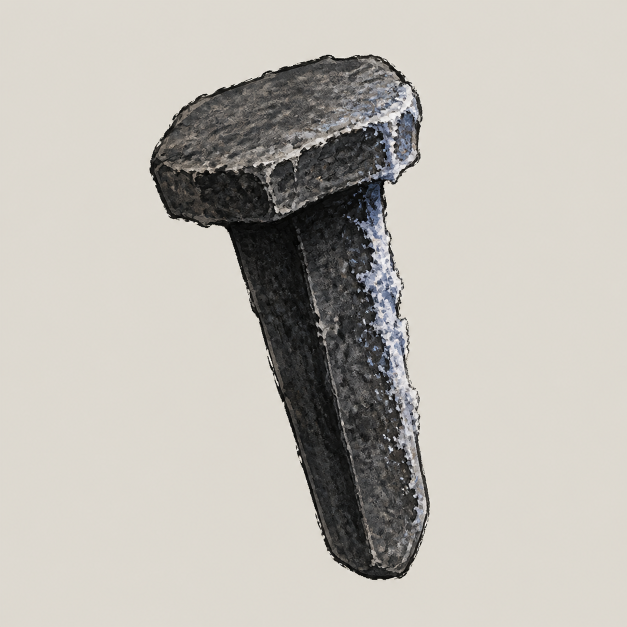
#> input picture Artifacts/GraphicsRemediation/P1/item.relic.frozen_nail/pilot/revision-01/selected/item.relic.frozen_nail.icon.selected-C.png, 1254 x 1254 px (shown at 1/2 size)
$ python extract_selected.py
#> lines starting #> are read from the running program, lines starting #| are printed output that depends on the picture; after the words box and inside, x2 and y2 are one past the last pixel; in counts of white or black regions, pixels touching at a corner belong together
from pathlib import Path
import hashlib, json
import numpy as np
from PIL import Image, ImageDraw

ROOT = Path(__file__).resolve().parent
SOURCE = ROOT / "selected/item.relic.frozen_nail.icon.selected-C.png"
OUT_DIR = ROOT / "alpha-revision-01"
OUT_DIR.mkdir(parents=True, exist_ok=True)
OUTPUT = OUT_DIR / "item.relic.frozen_nail.icon.selected-C-alpha.png"
MASK = OUT_DIR / "mask.png"
METRICS = OUT_DIR / "metrics.json"

rgb8 = np.asarray(Image.open(SOURCE).convert("RGB"), dtype=np.uint8)
#> rgb8 is the input picture: shape (1254, 1254, 3); mean R, G, B 190.2, 186.5, 179.6
rgb = rgb8.astype(np.float32)
h, w = rgb.shape[:2]
#> h = 1254; w = 1254
yy, xx = np.mgrid[0:h, 0:w]
xn = xx/(w-1)*2-1
yn = yy/(h-1)*2-1
F = np.stack([np.ones_like(xn),xn,yn,xn*xn,yn*yn,xn*yn], axis=2)
border = (xx<int(w*.12))|(xx>=int(w*.88))|(yy<int(h*.12))|(yy>=int(h*.88))
sample = border & ((xx%4)==0) & ((yy%4)==0)
X = F[sample]
bg = np.empty_like(rgb)
for c in range(3):
    coef,*_ = np.linalg.lstsq(X, rgb[:,:,c][sample], rcond=None)
    bg[:,:,c] = np.tensordot(F, coef, axes=([2],[0]))
#> this loop made 3 passes
#> coef on passes 1 to 3: [200.9, -0.842, -0.398, 21.74, 10.18, -0.874], [196.7, -0.844, -0.417, 21.38, 10.01, -0.849], [188.9, -0.817, -0.478, 20.48, 9.59, -0.816]
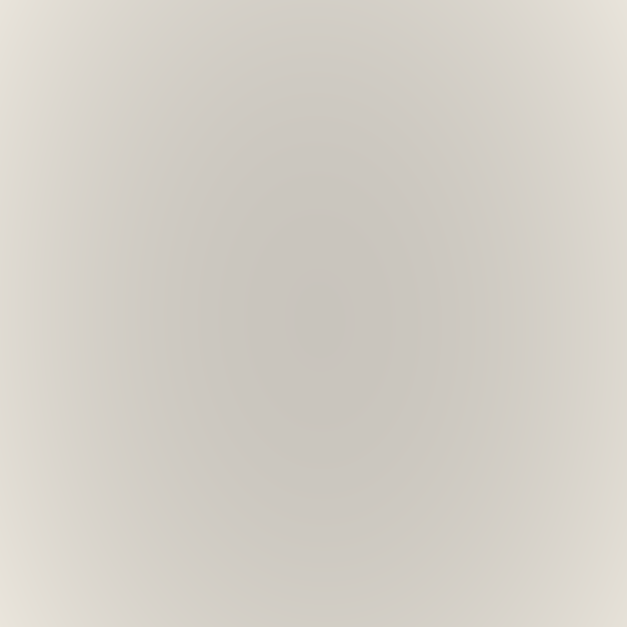
#> bg: shape (1254, 1254, 3) float32 (shown at 1/2 size); mean R, G, B 213.1, 206.8, 198.5

delta = np.sqrt(np.sum((rgb-bg)**2, axis=2))
luma = .2126*rgb[:,:,0]+.7152*rgb[:,:,1]+.0722*rgb[:,:,2]
blue = np.maximum(rgb[:,:,2]-rgb[:,:,0], rgb[:,:,2]-rgb[:,:,1])
a_dark = np.clip((195-luma)*8,0,255)
a_frost = np.clip((blue-2)*24,0,255)
chroma = rgb.max(axis=2)-rgb.min(axis=2)
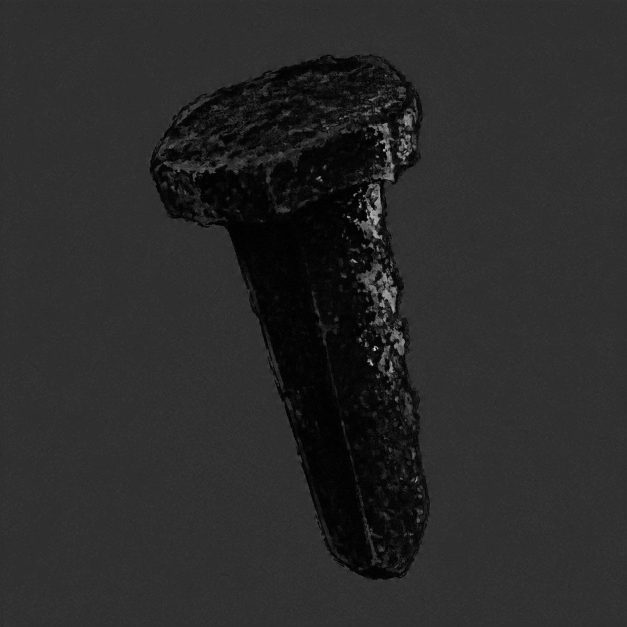
#> chroma: shape (1254, 1254) float32 (shown at 1/2 size); min 0, max 70, mean 11.5; drawn with min black and max white
a_chroma = np.clip((chroma-15)*12,0,255)
alpha = np.maximum.reduce([a_dark,a_frost,a_chroma]).astype(np.uint8)

roi_im = Image.new("L",(w,h),0)
#> roi_im: PIL image 1254x1254 L; every value is 0
d = ImageDraw.Draw(roi_im)
d.polygon([(280,205),(385,150),(650,105),(790,155),(855,270),(835,390),(755,455),(795,860),(770,1090),(700,1175),(600,1180),(535,1090),(505,885),(465,620),(425,470),(335,420),(285,330)],fill=255)
roi = np.asarray(roi_im)>0
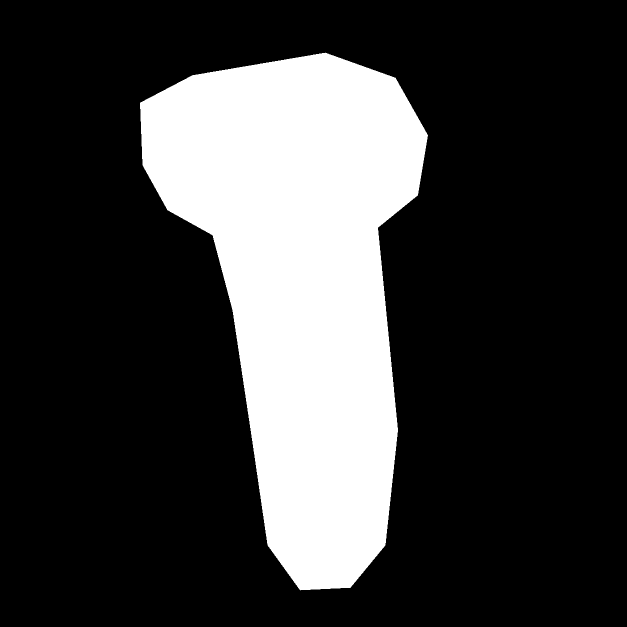
#> roi: shape (1254, 1254) bool (shown at 1/2 size); 23.4% white; 1 white region, box (x1, y1, x2, y2) and area: (280, 105, 856, 1181) 367561
alpha[~roi]=0
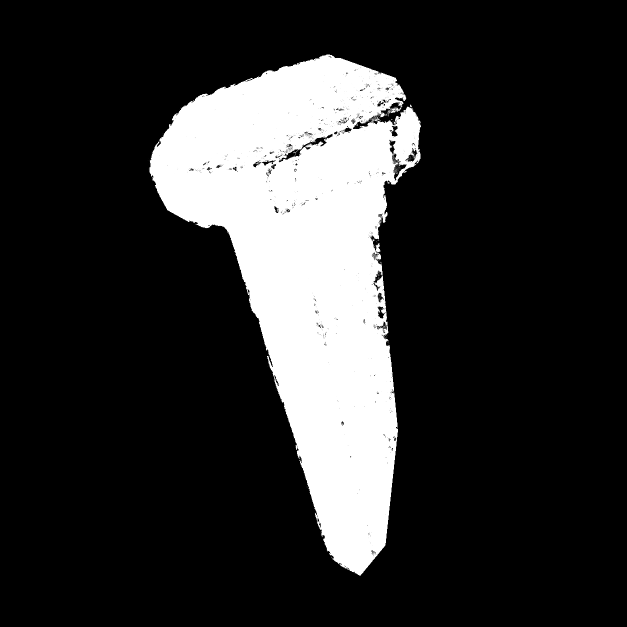
#> alpha: shape (1254, 1254) (shown at 1/2 size); min 0, max 255, mean 46.1
alpha[alpha<5]=0
#> alpha: shape (1254, 1254); under 0.01% of pixels changed, all inside (x1, y1, x2, y2) = (497, 145, 833, 1061)

af=alpha.astype(np.float32)/255
out=rgb.copy()
partial=(alpha>0)&(alpha<255)
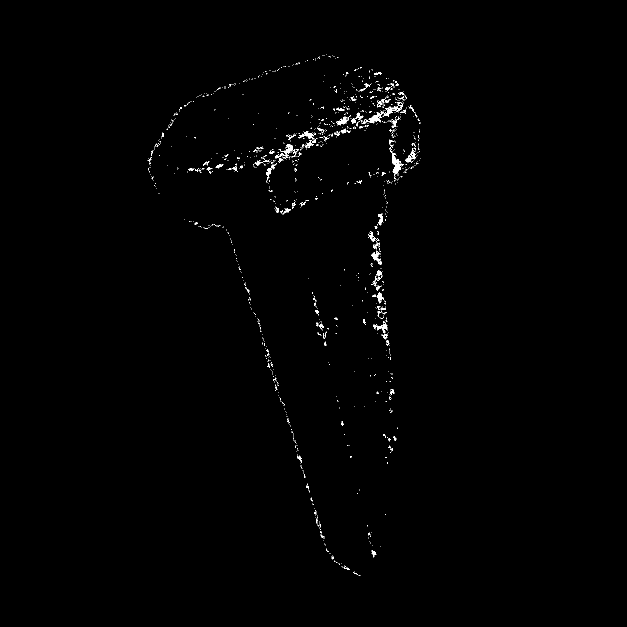
#> partial: shape (1254, 1254) bool (shown at 1/2 size); 0.57% white in thin lines or dots, all inside (x1, y1, x2, y2) = (295, 109, 842, 1152)
safe=np.maximum(af[partial,None],1/255)
#> safe = 8897 values, max 0.996 at index 166, min 0.0196 at index 197, mean 0.506
fg=bg[partial]+(rgb[partial]-bg[partial])/safe
out[partial]=np.minimum(np.clip(fg,0,255),rgb[partial]*.62)
out[alpha==0]=0
rgba=np.dstack([out.astype(np.uint8),alpha])
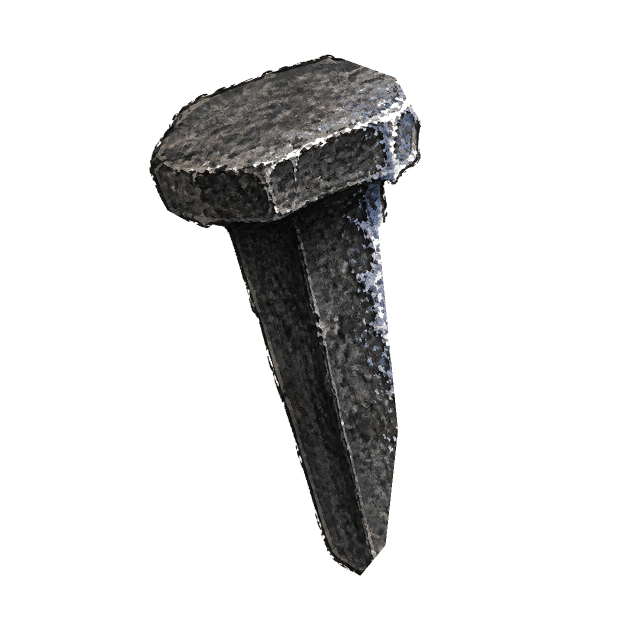
#> rgba: shape (1254, 1254, 4) (shown at 1/2 size); mean R, G, B, A 11.9, 11.8, 11.8, 46.1; transparent parts drawn white
Image.fromarray(alpha,"L").save(MASK)
Image.fromarray(rgba,"RGBA").save(OUTPUT)

vis=alpha>=16
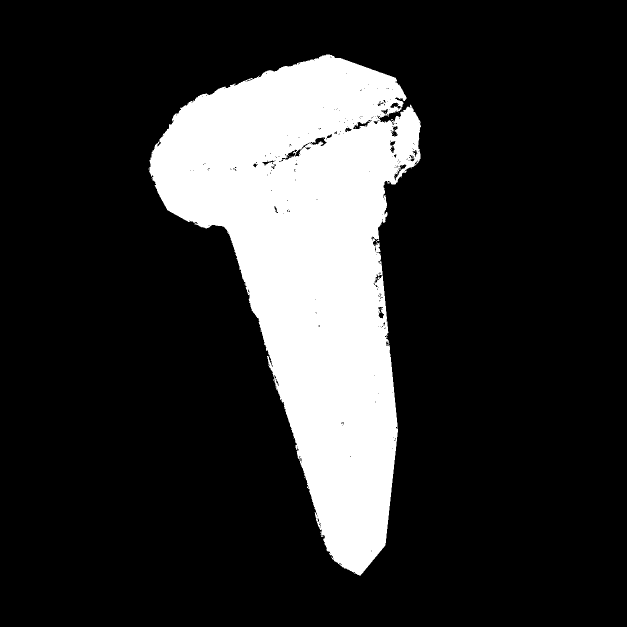
#> vis: shape (1254, 1254) bool (shown at 1/2 size); 18.3% white; 35 white regions (34 under 20 px), largest, box (x1, y1, x2, y2) and area: (298, 109, 842, 1151) 288053
ys,xs=np.where(vis)
bbox=[int(xs.min()),int(ys.min()),int(xs.max())+1,int(ys.max())+1]
#> bbox = [297, 109, 842, 1151]
def sha(p): return hashlib.sha256(p.read_bytes()).hexdigest()
m={
 "assetId":"item.relic.frozen_nail","selected":"C","size":[w,h],
 "source":str(SOURCE),"output":str(OUTPUT),
 "cornersAlpha":[int(alpha[0,0]),int(alpha[0,-1]),int(alpha[-1,0]),int(alpha[-1,-1])],
 "alphaZeroRgbResidue":int(np.count_nonzero(rgba[:,:,:3][alpha==0])),
 "alphaPartial":int(np.count_nonzero((alpha>0)&(alpha<255))),
 "bboxAlpha16":bbox,"bboxPercent":[round((bbox[2]-bbox[0])*100/w,3),round((bbox[3]-bbox[1])*100/h,3)],
 "opaqueRgbMismatch":int(np.count_nonzero(out[alpha==255].astype(np.uint8)!=rgb8[alpha==255])),
 "canonicalWrite":False,"metaWrite":False,"unity":False,"staging":False,
}
m.update(sourceSha256=sha(SOURCE),outputSha256=sha(OUTPUT),maskSha256=sha(MASK))
METRICS.write_text(json.dumps(m,ensure_ascii=False,indent=2)+"\n")
m["metricsSha256"]=sha(METRICS)
print(json.dumps(m,ensure_ascii=False,indent=2))
#> (printed output is left out)
